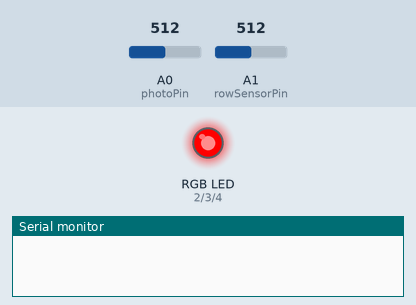
Simulated run of this sketch. Board: Arduino Uno, built with avr-gcc and run on an emulated ATmega328P. Shown: an RGB LED mixed from three pins (HIGH = lit), the last lines printed to the serial monitor. Inputs (shaded band) come from the test bench; at power-on: A0 (photoPin) = 512, A1 (rowSensorPin) = 512.

Above: at 0.07 s.
At 0.5 s:
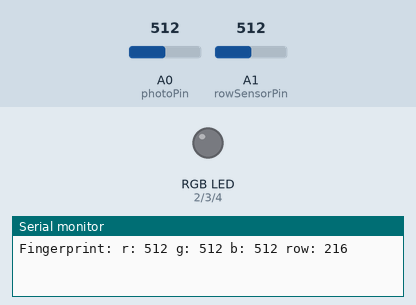
At 1.32 s:
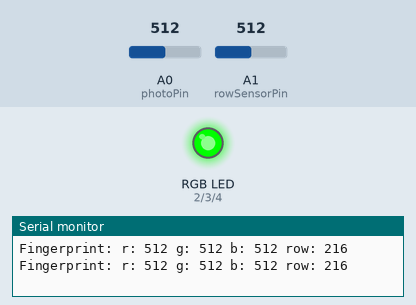
At 2.58 s:
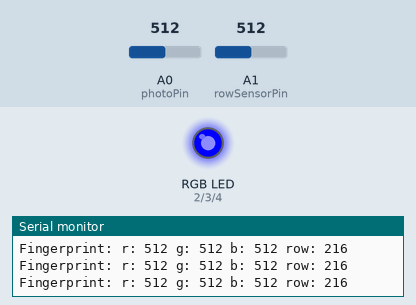
Timing chart, 0 to 3.0 s (numbered marks = the images above):
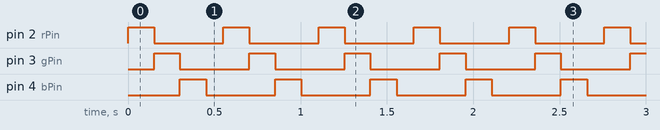

The sketch:

coolerHack.ino
```cpp
//set up the RGB LED pins
int rPin = 2;
int gPin = 3;
int bPin = 4;

//photo detector pin
int photoPin = A0;
int readStepLightDelay = 50;

//row sensor setup
int rowSensorPin = A1;
int raw = 0;
float Vin = 5;
float Vout = 0;
float Rset = 216;
float Rvar = 0;
float buffer = 0;

//time between reads of the data
int readStepDelay = 100;

void setup() {
  // put your setup code here, to run once:
  pinMode(rPin,OUTPUT);
  pinMode(gPin,OUTPUT);
  pinMode(bPin,OUTPUT);

  Serial.begin(9600);
}

void loop() {
  //Detect the RGB LED reflection for the different colors
  int photoVal = analogRead(photoPin);

  setColor("r");
  delay(readStepLightDelay);
  int rVal = analogRead(photoPin);
  delay(readStepDelay);

  setColor("g");
  delay(readStepLightDelay);
  int gVal = analogRead(photoPin);
  delay(readStepDelay);

  setColor("b");
  delay(readStepLightDelay);
  int bVal = analogRead(photoPin);
  delay(readStepDelay);

  //row sensor reading
  raw = analogRead(rowSensorPin);
  Rvar = 0;
  if(raw){
    buffer = raw * Vin;
    Vout = (buffer)/1024.0;
    buffer = (Vin/Vout) - 1;
    Rvar = Rset * buffer;
  }
  Rvar = int(Rvar);


  //send off the serialized data to the python script
  String ser = "Fingerprint: r: " + String(rVal) + " g: " + gVal + " b: " + bVal + " row: " + int(Rvar);
  Serial.println(ser);

  //turn off LED between reads
  setColor("0");

  delay(readStepDelay);
}

/**
 * Set the color of the RGB LED using booleans for red green and blue pins
 */
void writeColor(boolean r, boolean g, boolean b){
  digitalWrite(rPin,r);
  digitalWrite(gPin,g);
  digitalWrite(bPin,b);
}

/**
 * set the color of the RGB LED using string tokens
 */
void setColor(String str){

  int r = 0;
  int g = 0;
  int b = 0;
  if(str.indexOf('r') != -1){
    r = 1;
  }
  if(str.indexOf('g') != -1){
    g = 1;
  }
  if(str.indexOf('b') != -1){
    b = 1;
  }
  if(str.indexOf('0') != -1){
    r = 0;
    g = 0;
    b = 0;
  }
  writeColor(r,g,b);
}
```

Measured:
- by itself, pin 2 (rPin), pin 3 (gPin), pin 4 (bPin): alternates HIGH for 0.15 s and LOW for 0.40 s
